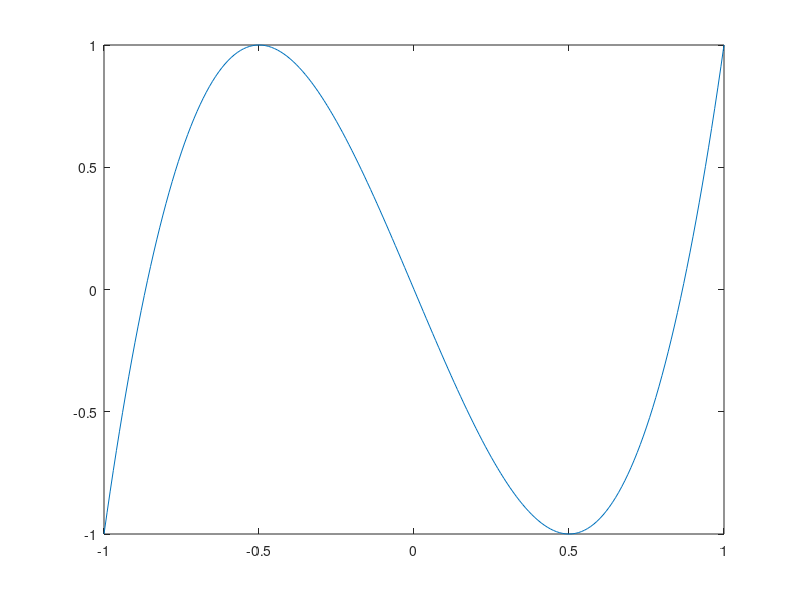
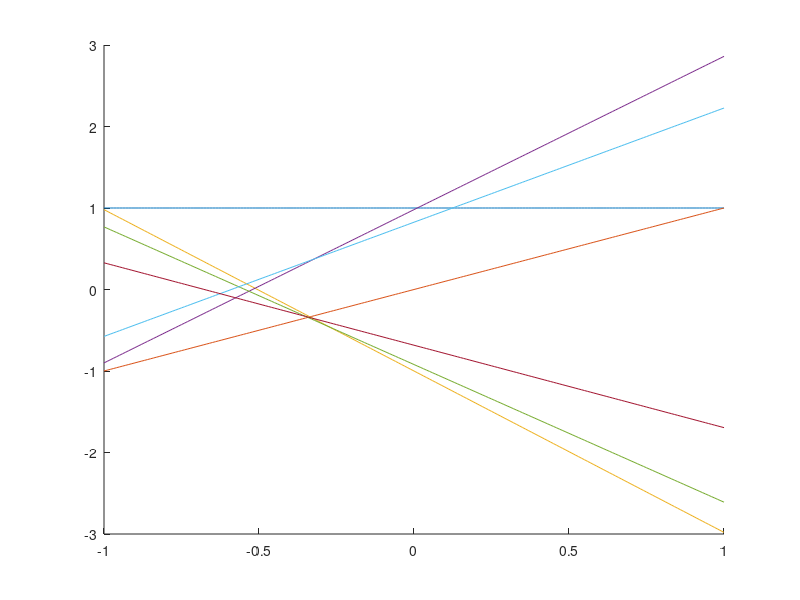

The MATLAB script that drew these images, in order:
% Problem 2
% a
t = -1:0.01:1
T1 = cos(1.*acos(t))
plot(t, T1)

T2 = cos(2.*acos(t))
plot(t, T2)

T3 = cos(3.*acos(t))
plot(t, T3)

% b
figure(2)
clf; hold on;
t = -1:0.01:1

t0 = ones(size(t))
plot(t, t0)
t1 = t;
plot(t, t1)
  
for i=2:6
 aux = t1;
 t1 = 2*t.*t1(i)-t0(i);
 plot(t, t1)
 t0 = aux;
endfor

